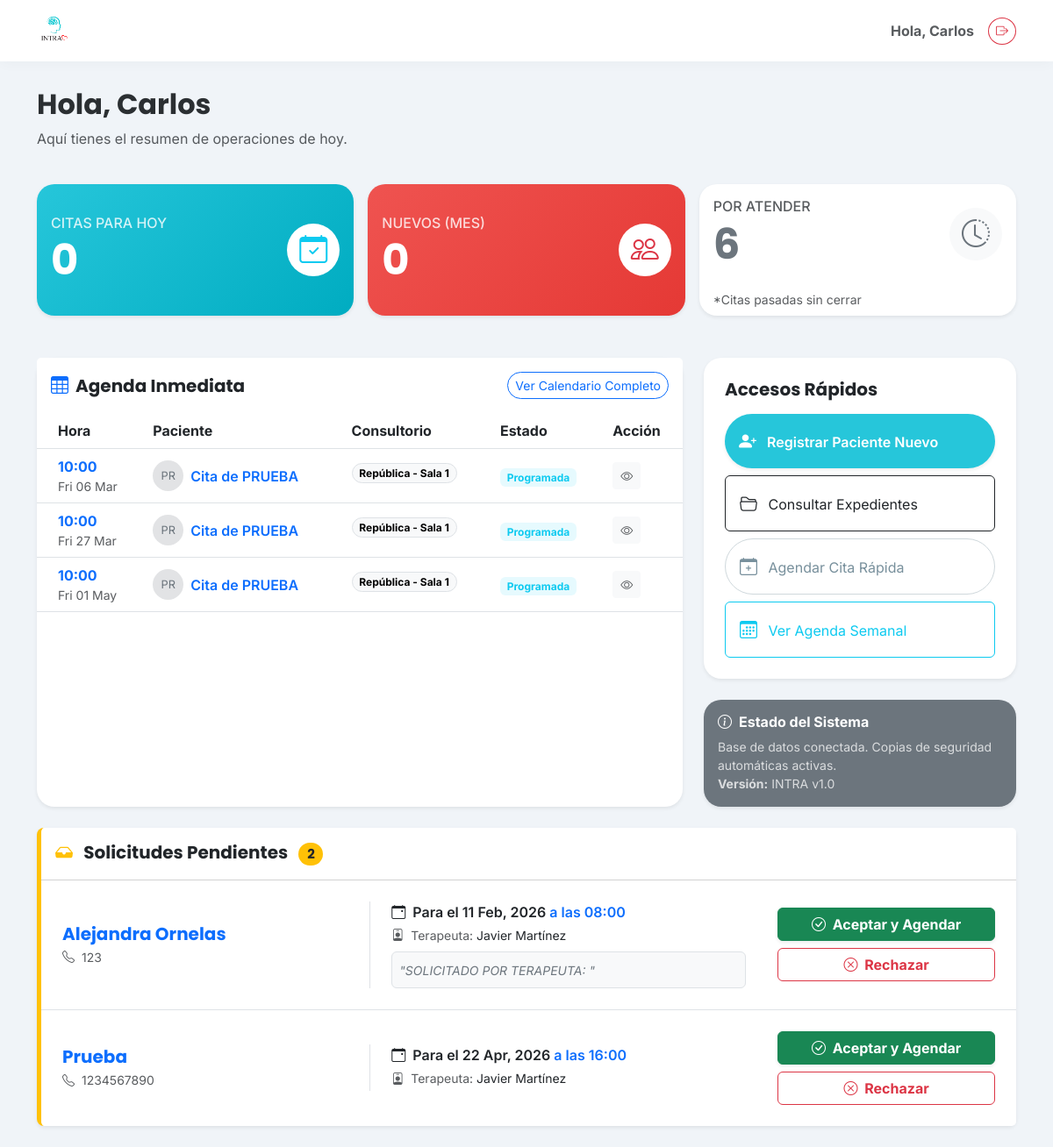
The app's page / (signed in), older data.
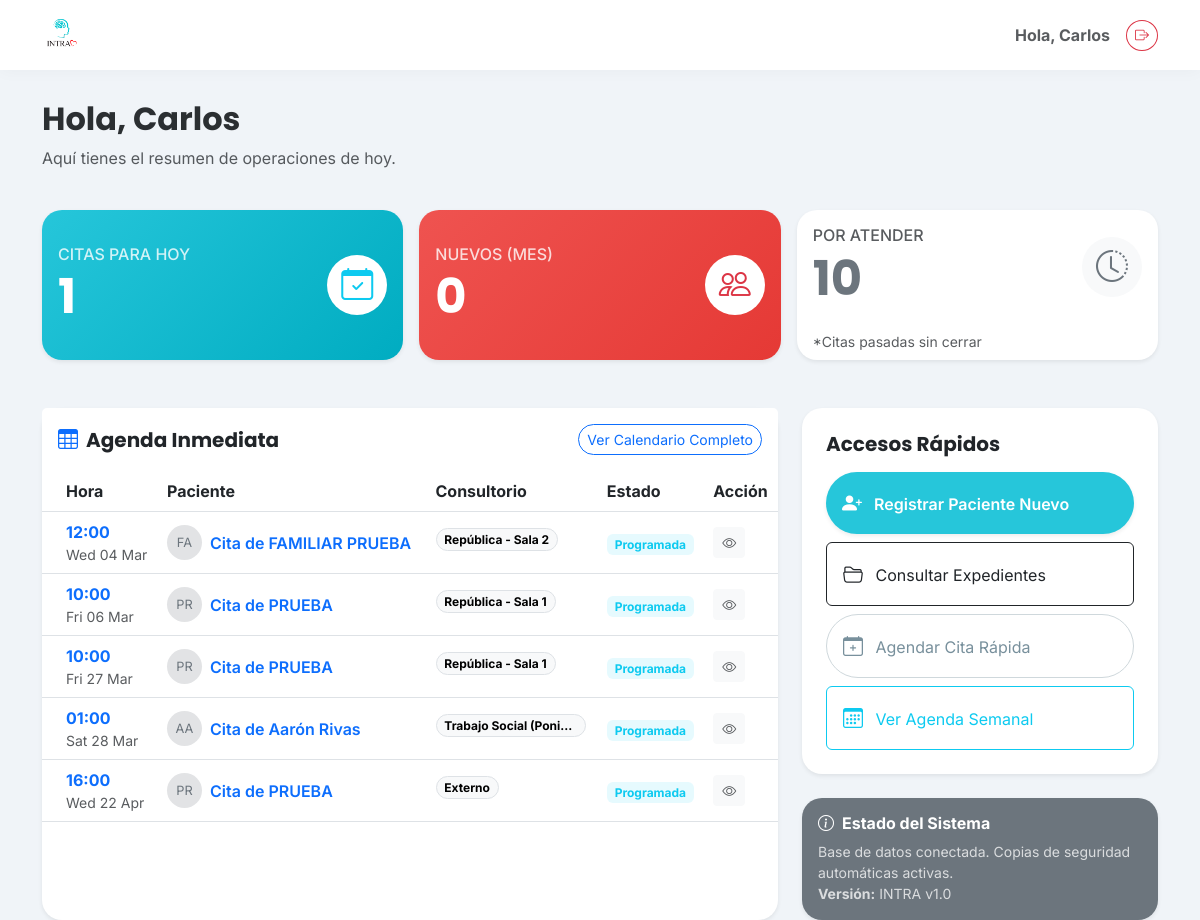
The same page, newer data.
### clinica/models.py (models this page shows, shortened)
class Cita(models.Model):
    ESTATUS_CHOICES = [
        ('programada', 'Programada'),
        ('asistio', 'Asistió'),
        ('cancelada', 'Cancelada'),
        ('no_asistio', 'No Asistió'),
    ]
    PAGO_CHOICES = [
        ('Efectivo', 'Efectivo'),
        ('Transferencia', 'Transferencia'),
        ('Terminal', 'Terminal'),
        ('Pase', 'Pase'),
        ('Gratuito', 'Gratuito'),
        ('Pendiente', 'Pendiente'),
    ]
    paciente = models.ForeignKey(Paciente, on_delete=models.CASCADE, related_name='citas')
    pacientes_adicionales = models.ManyToManyField(
        Paciente,
        blank=True,
        related_name='citas_como_adicional',
    )
    fecha = models.DateField()
    hora = models.TimeField()
    division = models.ForeignKey(Division, on_delete=models.SET_NULL, null=True)
    consultorio = models.ForeignKey(Consultorio, on_delete=models.SET_NULL, null=True)
    servicio = models.ForeignKey(Servicio, on_delete=models.SET_NULL, null=True)
    terapeuta = models.ForeignKey(Terapeuta, on_delete=models.SET_NULL, null=True)
    costo = models.DecimalField(max_digits=10, decimal_places=2, null=True, blank=True)
    metodo_pago = models.CharField(max_length=50, null=True, blank=True)
    estatus = models.CharField(max_length=20, choices=ESTATUS_CHOICES, default='programada')
    folio_fiscal = models.CharField(max_length=100, blank=True, null=True)
    notas = models.TextField(blank=True, null=True)
    def pacientes_display(self):
        nombres = [self.paciente.nombre] if self.paciente_id else []
        nombres.extend(self.pacientes_adicionales.values_list('nombre', flat=True))
        return ", ".join(nombres)
    def pacientes_display_natural(self):
        nombres = [self.paciente.nombre] if self.paciente_id else []
        nombres.extend(list(self.pacientes_adicionales.values_list('nombre', flat=True)))
        if not nombres:
            return ""
        if len(nombres) == 1:
            return nombres[0]
        if len(nombres) == 2:
            return f"{nombres[0]} y {nombres[1]}"
        return f"{', '.join(nombres[:-1])} y {nombres[-1]}"
    def titulo_cita(self):
        pacientes = self.pacientes_display_natural()
        return f"Cita de {pacientes}" if pacientes else "Cita"
    class Meta:
        verbose_name = "Cita"
        verbose_name_plural = "Citas"
        ordering = ['-fecha', '-hora']

class Paciente(models.Model):
    TIPO_CONTACTO_CHOICES = [
        ('propio', 'Propio'),
        ('madre', 'Madre'),
        ('padre', 'Padre'),
        ('pareja', 'Pareja'),
        ('otro', 'Otro'),
    ]
    SEXO_CHOICES = [
        ('Femenino', 'Femenino'),
        ('Masculino', 'Masculino'),
    ]
    usuario = models.OneToOneField(User, on_delete=models.SET_NULL, null=True, blank=True, related_name='perfil_paciente')
    nombre = models.CharField(max_length=200, verbose_name="Nombre Completo")
    fecha_nacimiento = models.DateField(verbose_name="Fecha de Nacimiento")
    nombre_normalizado = models.CharField(max_length=200, blank=True, editable=False)
    sexo = models.CharField(
        max_length=20,
        choices=SEXO_CHOICES,
        default='Femenino',
        verbose_name="Sexo"
    )
    telefono = models.CharField(max_length=20, verbose_name="Teléfono (WhatsApp)")
    identidad_contacto = models.CharField(max_length=20, choices=TIPO_CONTACTO_CHOICES, default='propio')
    servicio_inicial = models.ForeignKey('Servicio', on_delete=models.SET_NULL, null=True, verbose_name="Servicio Inicial")
    consentimiento_firmado = models.FileField(upload_to='documentos/', blank=True, null=True)
    estudio_socioeconomico = models.FileField(upload_to='documentos/', blank=True, null=True)
    apertura_expediente = models.FileField(upload_to='documentos/', blank=True, null=True)
    resumen_clinico = models.TextField(blank=True, null=True)
    pacientes_relacionados = models.ManyToManyField('self', blank=True, symmetrical=True)
    enlace_resultados = models.URLField(blank=True, null=True)
    fecha_registro = models.DateTimeField(auto_now_add=True)
    def __str__(self):
        return self.nombre
    class Meta:
        verbose_name = "Paciente"
        verbose_name_plural = "Pacientes"

class Consultorio(models.Model):
    nombre = models.CharField(max_length=100)
    def __str__(self):
        return self.nombre

class SolicitudCita(models.Model):
    ESTADOS = [
        ('pendiente', 'Pendiente'),
        ('aceptada', 'Aceptada'),
        ('rechazada', 'Rechazada'),
    ]
    paciente_nombre = models.CharField(max_length=150)
    telefono = models.CharField(max_length=20)
    fecha_deseada = models.DateField()
    hora_deseada = models.TimeField(null=True, blank=True)
    terapeuta = models.ForeignKey('Terapeuta', on_delete=models.SET_NULL, null=True, blank=True)
    notas_paciente = models.TextField(blank=True, null=True, help_text="Mensaje original del paciente")
    estado = models.CharField(max_length=20, choices=ESTADOS, default='pendiente')
    motivo_rechazo = models.TextField(blank=True, null=True, help_text="Razón enviada al paciente si se rechaza")
    fecha_creacion = models.DateTimeField(auto_now_add=True)

class Terapeuta(models.Model):
    usuario = models.OneToOneField(User, on_delete=models.SET_NULL, null=True, blank=True, related_name='perfil_terapeuta')
    nombre = models.CharField(max_length=100)
    activo = models.BooleanField(default=True)
    def __str__(self):
        return self.nombre

### clinica/views.py (the view)
# urls.py: path('', clinica_views.home, name='home'),
@login_required
def home(request):
    if hasattr(request.user, 'perfil_terapeuta'):
        return redirect('portal_terapeuta')
    if hasattr(request.user, 'perfil_paciente'):
        return redirect('portal_paciente')
    from django.utils import timezone
    from .forms import CitaForm
    from .models import SolicitudCita # <-- Importamos la sala de espera por si acaso
    hoy = timezone.now().date()
    mes_actual = timezone.now().month
    solicitudes_pendientes = SolicitudCita.objects.filter(estado='pendiente').order_by('fecha_creacion')
    citas_hoy_count = Cita.objects.filter(fecha=hoy).count()
    pendientes_count = Cita.objects.filter(
        fecha__lte=hoy,
        estatus='programada'
    ).count()
    pacientes_nuevos = Paciente.objects.filter(
        fecha_registro__month=mes_actual
    ).count()
    proximas_citas = Cita.objects.filter(
        fecha__gte=hoy,
        estatus='programada'
    ).order_by('fecha', 'hora')[:5]
    return render(request, 'clinica/home.html', {
        'citas_hoy': citas_hoy_count,
        'pendientes': pendientes_count,
        'pacientes_nuevos': pacientes_nuevos,
        'proximas_citas': proximas_citas,
        'hoy': hoy,
        'form': CitaForm(),
        'solicitudes_pendientes': solicitudes_pendientes, # <--- AQUI YA ESTA INCLUIDO EN EL PAQUETE
    })

### clinica/models.py (called while the page is built)
    def __str__(self):
        return self.nombre

    def __str__(self):
        return self.nombre

### clinica/templates/clinica/home.html (shortened to what the changed rows need)
{% extends 'clinica/base.html' %}
{% load static %}
{% block content %}
<div class="row mb-4 animate__animated animate__fadeIn">
    <div class="col-12">
        <h2 class="fw-bold text-secondary-emphasis">
            Hola, {{ user.username|title }}
        </h2>
    </div>
</div>
<div class="row g-3 mb-5">
    <div class="col-md-4">
        <div class="card border-0 shadow-sm h-100" style="background: linear-gradient(135deg, #26C6DA 0%, #00ACC1 100%); color: white;">
            <div class="card-body d-flex align-items-center justify-content-between">
                <div>
                    <h6 class="text-uppercase mb-1" style="opacity: 0.8;">Citas para Hoy</h6>
                    <h1 class="fw-bold mb-0 display-5">{{ citas_hoy }}</h1>
                </div>
            </div>
        </div>
    </div>
    <div class="col-md-4">
        <div class="card border-0 shadow-sm h-100" style="background: linear-gradient(135deg, #EF5350 0%, #E53935 100%); color: white;">
            <div class="card-body d-flex align-items-center justify-content-between">
                <div>
                    <h1 class="fw-bold mb-0 display-5">{{ pacientes_nuevos }}</h1>
                </div>
            </div>
        </div>
    </div>
    <div class="col-md-4">
        <div class="card border-0 shadow-sm h-100 bg-white">
            <div class="card-body d-flex align-items-center justify-content-between">
                <div>
                    <h6 class="text-uppercase mb-1 text-muted">Por Atender</h6>
                    <h1 class="fw-bold mb-0 display-5 text-secondary">{{ pendientes }}</h1>
                </div>
            </div>
        </div>
    </div>
</div>
<div class="row g-4">
    <div class="col-lg-8">
        <div class="card shadow-sm border-0 h-100">
            <div class="card-body p-0">
                <div class="table-responsive">
                    <table class="table table-hover align-middle mb-0">
                        <thead class="bg-light">
                            <tr>
                                <th class="ps-4">Hora</th>
                                <th>Paciente</th>
                                <th>Consultorio</th>
                                <th>Estado</th>
                                <th>Acción</th>
                            </tr>
                        </thead>
                        <tbody>
    {% for cita in proximas_citas %}
    <tr>
        <td class="ps-4">
            <div class="d-flex flex-column">
                <span class="fw-bold text-primary">{{ cita.hora|time:"H:i" }}</span>
                <span class="small text-muted">{{ cita.fecha|date:"D d M" }}</span>
            </div>
        </td>
        <td>
            <div class="d-flex align-items-center">
                <div class="avatar-initial rounded-circle bg-secondary-subtle text-secondary me-2 d-flex align-items-center justify-content-center" style="width: 35px; height: 35px; font-size: 0.8rem;">
                    {{ cita.pacientes_display|slice:":2"|upper }}
                </div>
                <a href="{% url 'detalle_paciente' cita.paciente.id %}" class="text-decoration-none fw-semibold text-primary">
                    {{ cita.titulo_cita }}
                </a>
            </div>
        </td>
        <td>
            <span class="badge rounded-pill text-bg-light border text-truncate" style="max-width: 150px;">
                {{ cita.consultorio }}
            </span>
        </td>
        <td>
            {% if cita.estatus == 'programada' %}
                <span class="badge bg-info bg-opacity-10 text-info">Programada</span>
            {% else %}
                <span class="badge bg-secondary">{{ cita.estatus }}</span>
            {% endif %}
        </td>
        <td>
            <button class="btn btn-sm btn-light text-muted btn-ver-detalle"
                data-bs-toggle="modal"
                data-bs-target="#modalDetalleCita"
                data-paciente="{{ cita.titulo_cita }}"
                data-servicio="{{ cita.servicio }}"
                data-fecha="{{ cita.fecha|date:'l d F' }} a las {{ cita.hora|time:'H:i' }}"
                data-consultorio="{{ cita.consultorio }}"
                data-terapeuta="{{ cita.terapeuta }}"
                data-costo="{{ cita.costo|default:'' }}"
                data-notas="{{ cita.notas|default:'Sin notas' }}"
                data-id="{{ cita.id }}">
                <i class="bi bi-eye"></i>
            </button>
        </td>
    </tr>
    {% endfor %}
</tbody>
                    </table>
                </div>
            </div>
        </div>
    </div>
</div>
<link href="https://cdn.jsdelivr.net/npm/select2@4.1.0-rc.0/dist/css/select2.min.css" rel="stylesheet" />
    {% if solicitudes_pendientes %}
    <div class="row mt-4 mb-4">
        <div class="col-12">
            <div class="card shadow-sm border-0 border-start border-warning border-5 rounded-3">
                <div class="card-header bg-white py-3 d-flex justify-content-between align-items-center">
                    <h5 class="mb-0 fw-bold text-dark">
                        <i class="bi bi-inbox-fill text-warning me-2"></i> Solicitudes Pendientes
                        <span class="badge bg-warning text-dark ms-2 rounded-pill">{{ solicitudes_pendientes.count }}</span>
                    </h5>
                </div>
                <div class="list-group list-group-flush">
                    {% for solicitud in solicitudes_pendientes %}
                    <div class="list-group-item p-4 hover-bg-light">
                        <div class="row align-items-center">
                            <div class="col-md-4 mb-2 mb-md-0">
                                <h5 class="fw-bold text-primary mb-1">{{ solicitud.paciente_nombre }}</h5>
                                <p class="text-muted mb-0 small"><i class="bi bi-telephone me-1"></i> {{ solicitud.telefono }}</p>
                            </div>
                            <div class="col-md-5 mb-3 mb-md-0 border-start px-md-4">
                                <p class="mb-1 text-dark fw-semibold">
                                    <i class="bi bi-calendar-event me-1"></i> Para el {{ solicitud.fecha_deseada|date:"d M, Y" }}
                                    {% if solicitud.hora_deseada %}<span class="text-primary"> a las {{ solicitud.hora_deseada|time:"H:i" }}</span>{% endif %}
                                </p>
                                <p class="mb-1 text-muted small">
                                    <i class="bi bi-person-badge me-1"></i> Terapeuta: <span class="text-dark">{{ solicitud.terapeuta|default:"Sin preferencia" }}</span>
                                </p>
                                {% if solicitud.notas_paciente %}
                                <div class="bg-light p-2 rounded mt-2 border">
                                    <small class="text-secondary fst-italic">"{{ solicitud.notas_paciente }}"</small>
                                </div>
                                {% endif %}
                            </div>
                            <div class="col-md-3 text-md-end text-center mt-3 mt-md-0">
                              <a href="{% url 'crear_cita' %}?solicitud={{ solicitud.id }}" class="btn btn-success fw-bold px-3 mb-2 w-100 shadow-sm">
                                    <i class="bi bi-check-circle me-1"></i> Aceptar y Agendar
                                </a>
                               <button type="button" class="btn btn-outline-danger fw-bold px-3 w-100" data-bs-toggle="modal" data-bs-target="#modalRechazar{{ solicitud.id }}">
                                    <i class="bi bi-x-circle me-1"></i> Rechazar
                                </button>
                            </div>
                        </div>
                    </div>
                    {% endfor %}
                </div>
            </div>
        </div>
    </div>
    {% endif %}
{% endblock %}

Row changes from the older to the newer data that the page shows:
no longer on this page (row unchanged): Cita: hora "10:00", fecha "Fri 01 May", pacientes_display "PR", titulo_cita "Cita de PRUEBA", consultorio "República - Sala 1", estatus "Programada"
no longer on this page (row edited): SolicitudCita: paciente_nombre "Alejandra Ornelas", telefono "123", fecha_deseada "11 Feb, 2026", hora_deseada "08:00", terapeuta "Javier Martínez", notas_paciente "SOLICITADO POR TERAPEUTA:"
no longer on this page (row edited): SolicitudCita: paciente_nombre "Prueba", telefono "1234567890", fecha_deseada "22 Apr, 2026", hora_deseada "16:00", terapeuta "Javier Martínez"
added Cita: hora "12:00", fecha "Wed 04 Mar", pacientes_display "FA", titulo_cita "Cita de FAMILIAR PRUEBA", consultorio "República - Sala 2", estatus "Programada"
added Cita: hora "01:00", fecha "Sat 28 Mar", pacientes_display "AA", titulo_cita "Cita de Aarón Rivas", consultorio "Trabajo Social (Poni…", estatus "Programada"
added Cita: hora "16:00", fecha "Wed 22 Apr", pacientes_display "PR", titulo_cita "Cita de PRUEBA", consultorio "Externo", estatus "Programada"
Text that changed along with them:
{{ citas_hoy }}: "0" → "1"
{{ pendientes }}: "6" → "10"
{{ solicitudes_pendientes.count }}: "2" → (not shown)
text no longer shown: "Solicitudes Pendientes"
